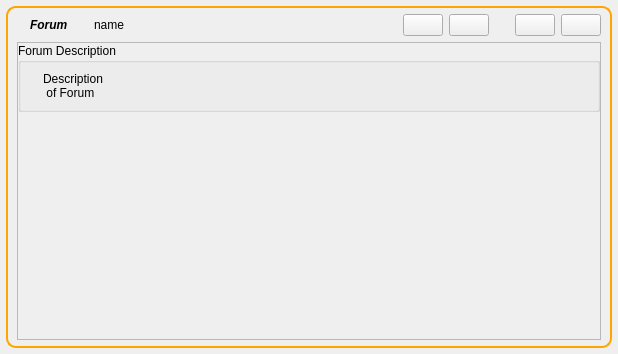
<?xml version="1.0" encoding="UTF-8"?>
<ui version="4.0">
 <class>ForumNewItem</class>
 <widget class="QWidget" name="ForumNewItem">
  <property name="geometry">
   <rect>
    <x>0</x>
    <y>0</y>
    <width>618</width>
    <height>354</height>
   </rect>
  </property>
  <property name="windowTitle">
   <string>Form</string>
  </property>
  <layout class="QGridLayout">
   <property name="margin">
    <number>6</number>
   </property>
   <item row="0" column="0">
    <widget class="QFrame" name="frame">
     <property name="sizePolicy">
      <sizepolicy hsizetype="Expanding" vsizetype="Preferred">
       <horstretch>0</horstretch>
       <verstretch>0</verstretch>
      </sizepolicy>
     </property>
     <property name="styleSheet">
      <string notr="true">QFrame#frame{border: 2px solid orange;
background: qlineargradient(x1: 0, y1: 0, x2: 0, y2: 1,
                                     stop: 0 #F7B552, stop: 1 #FB8428);
border-radius: 10px}</string>
     </property>
     <property name="frameShape">
      <enum>QFrame::StyledPanel</enum>
     </property>
     <property name="frameShadow">
      <enum>QFrame::Raised</enum>
     </property>
     <layout class="QVBoxLayout">
      <property name="leftMargin">
       <number>9</number>
      </property>
      <property name="topMargin">
       <number>6</number>
      </property>
      <property name="bottomMargin">
       <number>6</number>
      </property>
      <item>
       <layout class="QHBoxLayout">
        <item>
         <widget class="QLabel" name="label">
          <property name="text">
           <string/>
          </property>
          <property name="pixmap">
           <pixmap resource="../images.qrc">:/images/konversation.png</pixmap>
          </property>
         </widget>
        </item>
        <item>
         <widget class="QLabel" name="titleLabel">
          <property name="sizePolicy">
           <sizepolicy hsizetype="Minimum" vsizetype="Minimum">
            <horstretch>0</horstretch>
            <verstretch>0</verstretch>
           </sizepolicy>
          </property>
          <property name="font">
           <font>
            <weight>75</weight>
            <italic>true</italic>
            <bold>true</bold>
           </font>
          </property>
          <property name="styleSheet">
           <string notr="true"/>
          </property>
          <property name="text">
           <string notr="true">Forum</string>
          </property>
         </widget>
        </item>
        <item>
         <spacer>
          <property name="orientation">
           <enum>Qt::Horizontal</enum>
          </property>
          <property name="sizeType">
           <enum>QSizePolicy::Fixed</enum>
          </property>
          <property name="sizeHint" stdset="0">
           <size>
            <width>20</width>
            <height>20</height>
           </size>
          </property>
         </spacer>
        </item>
        <item>
         <widget class="QLabel" name="nameLabel">
          <property name="styleSheet">
           <string notr="true"/>
          </property>
          <property name="text">
           <string notr="true">name</string>
          </property>
         </widget>
        </item>
        <item>
         <spacer>
          <property name="orientation">
           <enum>Qt::Horizontal</enum>
          </property>
          <property name="sizeType">
           <enum>QSizePolicy::Expanding</enum>
          </property>
          <property name="sizeHint" stdset="0">
           <size>
            <width>500</width>
            <height>20</height>
           </size>
          </property>
         </spacer>
        </item>
        <item>
         <widget class="QPushButton" name="subscribeButton">
          <property name="sizePolicy">
           <sizepolicy hsizetype="Fixed" vsizetype="Fixed">
            <horstretch>0</horstretch>
            <verstretch>0</verstretch>
           </sizepolicy>
          </property>
          <property name="toolTip">
           <string>Subscribe to Forum</string>
          </property>
          <property name="text">
           <string/>
          </property>
          <property name="icon">
           <iconset resource="../images.qrc">
            <normaloff>:/images/directoryadd_24x24_shadow.png</normaloff>:/images/directoryadd_24x24_shadow.png</iconset>
          </property>
         </widget>
        </item>
        <item>
         <widget class="QPushButton" name="postButton">
          <property name="text">
           <string/>
          </property>
          <property name="icon">
           <iconset resource="../images.qrc">
            <normaloff>:/images/mail_new.png</normaloff>:/images/mail_new.png</iconset>
          </property>
         </widget>
        </item>
        <item>
         <spacer>
          <property name="orientation">
           <enum>Qt::Horizontal</enum>
          </property>
          <property name="sizeType">
           <enum>QSizePolicy::Fixed</enum>
          </property>
          <property name="sizeHint" stdset="0">
           <size>
            <width>20</width>
            <height>20</height>
           </size>
          </property>
         </spacer>
        </item>
        <item>
         <widget class="QPushButton" name="expandButton">
          <property name="sizePolicy">
           <sizepolicy hsizetype="Fixed" vsizetype="Fixed">
            <horstretch>0</horstretch>
            <verstretch>0</verstretch>
           </sizepolicy>
          </property>
          <property name="toolTip">
           <string>Expand</string>
          </property>
          <property name="text">
           <string/>
          </property>
          <property name="icon">
           <iconset resource="../images.qrc">
            <normaloff>:/images/edit_add24.png</normaloff>:/images/edit_add24.png</iconset>
          </property>
         </widget>
        </item>
        <item>
         <widget class="QPushButton" name="clearButton">
          <property name="sizePolicy">
           <sizepolicy hsizetype="Fixed" vsizetype="Fixed">
            <horstretch>0</horstretch>
            <verstretch>0</verstretch>
           </sizepolicy>
          </property>
          <property name="toolTip">
           <string>Remove Item</string>
          </property>
          <property name="styleSheet">
           <string notr="true"/>
          </property>
          <property name="text">
           <string/>
          </property>
          <property name="icon">
           <iconset resource="../images.qrc">
            <normaloff>:/images/close_normal.png</normaloff>:/images/close_normal.png</iconset>
          </property>
         </widget>
        </item>
       </layout>
      </item>
      <item>
       <widget class="QFrame" name="expandFrame">
        <property name="frameShape">
         <enum>QFrame::StyledPanel</enum>
        </property>
        <property name="frameShadow">
         <enum>QFrame::Raised</enum>
        </property>
        <layout class="QVBoxLayout">
         <property name="spacing">
          <number>0</number>
         </property>
         <property name="margin">
          <number>0</number>
         </property>
         <item>
          <widget class="QGroupBox" name="groupBox">
           <property name="title">
            <string>Forum Description</string>
           </property>
           <layout class="QHBoxLayout">
            <item>
             <widget class="QLabel" name="iconLabel">
              <property name="styleSheet">
               <string notr="true"/>
              </property>
              <property name="text">
               <string/>
              </property>
              <property name="pixmap">
               <pixmap resource="../images.qrc">:/images/contacts24.png</pixmap>
              </property>
             </widget>
            </item>
            <item>
             <widget class="QLabel" name="descLabel">
              <property name="sizePolicy">
               <sizepolicy hsizetype="MinimumExpanding" vsizetype="Preferred">
                <horstretch>0</horstretch>
                <verstretch>0</verstretch>
               </sizepolicy>
              </property>
              <property name="styleSheet">
               <string notr="true"/>
              </property>
              <property name="text">
               <string notr="true">Description 
 of Forum</string>
              </property>
             </widget>
            </item>
           </layout>
          </widget>
         </item>
         <item>
          <spacer name="verticalSpacer">
           <property name="orientation">
            <enum>Qt::Vertical</enum>
           </property>
           <property name="sizeHint" stdset="0">
            <size>
             <width>20</width>
             <height>40</height>
            </size>
           </property>
          </spacer>
         </item>
        </layout>
       </widget>
      </item>
     </layout>
    </widget>
   </item>
  </layout>
 </widget>
 <resources>
  <include location="../images.qrc"/>
 </resources>
 <connections/>
</ui>
